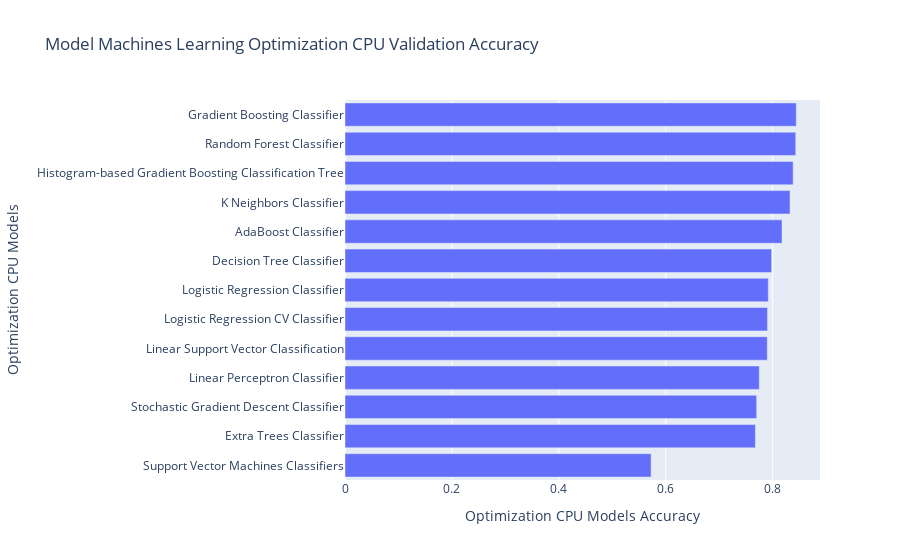

The notebook cell this image was saved under:
### Code cell
fig = px.bar(cpu_ml_op_m_1_valid_compare.sort_values(by="Optimization CPU Models Accuracy", ascending= True ), x = "Optimization CPU Models Accuracy", y = "Optimization CPU Models", title = "Model Machines Learning Optimization CPU Validation Accuracy")
fig.show()

### Figure 1 — Plotly figure (JSON) as saved in the notebook; plotly's stock layout.template omitted (floating-point values rounded to 4 significant figures)
{"data": [{"alignmentgroup": "True", "hovertemplate": "Optimization CPU Models Accuracy=%{x}<br>Optimization CPU Models=%{y}<extra></extra>", "legendgroup": "", "marker": {"color": "#636efa", "pattern": {"shape": ""}}, "name": "", "offsetgroup": "", "orientation": "h", "showlegend": false, "textposition": "auto", "type": "bar", "x": [0.5726, 0.7677, 0.7701, 0.7749, 0.7899, 0.7904, 0.7919, 0.7982, 0.8175, 0.8325, 0.8383, 0.8432, 0.8441], "xaxis": "x", "y": ["Support Vector Machines Classifiers", "Extra Trees Classifier", "Stochastic Gradient Descent Classifier", "Linear Perceptron Classifier", "Linear Support Vector Classification", "Logistic Regression CV Classifier", "Logistic Regression Classifier", "Decision Tree Classifier", "AdaBoost Classifier", "K Neighbors Classifier", "Histogram-based Gradient Boosting Classification Tree", "Random Forest Classifier", "Gradient Boosting Classifier"], "yaxis": "y"}], "layout": {"barmode": "relative", "legend": {"tracegroupgap": 0}, "title": {"text": "Model Machines Learning Optimization CPU Validation Accuracy"}, "xaxis": {"anchor": "y", "domain": [0, 1], "title": {"text": "Optimization CPU Models Accuracy"}}, "yaxis": {"anchor": "x", "domain": [0, 1], "title": {"text": "Optimization CPU Models"}}}}
